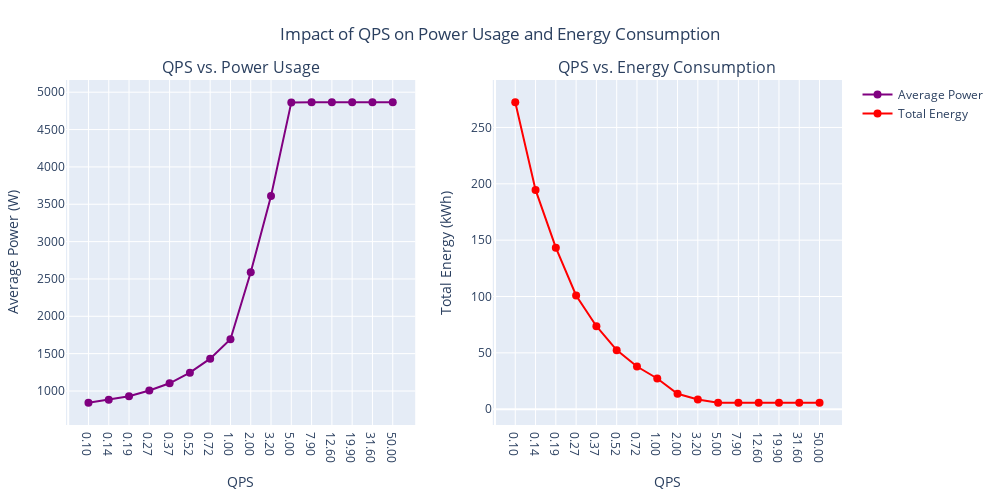

Notebook code cell kept with this figure:
### Code cell
# Load the CSV
file_path = "/Users/mirayozcan/Desktop/vidur_copy/vidur/simulator_output/exp4-qps-power-energy/experiment_results_summary.csv"
df = pd.read_csv(file_path)

# Sort by QPS
df = df.sort_values(by="qps")

# Create an artificial x-axis index (1, 2, 3, ...), preserving order
df["qps_index"] = range(1, len(df) + 1)

# Define tick labels: show actual QPS values at these index positions
qps_labels = [f"{x:.2f}" for x in df["qps"]]

# Create interactive figure with 2 subplots
fig = make_subplots(
    rows=1, cols=2,
    subplot_titles=[
        "QPS vs. Power Usage",
        "QPS vs. Energy Consumption"
    ]
)

###############################################################################
# (A) QPS vs. Power Usage (Evenly Spaced QPS)
###############################################################################
hover_text_a = [
    f"Num Requests: {nr}<br>"
    f"QPS: {qps}<br>"
    f"Avg Power: {power:.2f} W<br>"
    f"Total Energy: {energy:.3f} kWh<br>"
    f"Execution Time: {time:.2f} s"
    for nr, qps, power, energy, time in zip(
        df["num_requests"], df["qps"], df["average_power_watts"],
        df["total_energy_kwh"], df["execution_time_s"]
    )
]

fig.add_trace(
    go.Scatter(
        x=df["qps_index"],
        y=df["average_power_watts"],
        mode="lines+markers",
        name="Average Power",
        marker=dict(size=8, color="purple"),
        line=dict(color="purple"),
        hoverinfo="text",
        hovertext=hover_text_a
    ),
    row=1, col=1
)

###############################################################################
# (B) QPS vs. Energy Consumption (Evenly Spaced QPS)
###############################################################################
hover_text_b = [
    f"Num Requests: {nr}<br>"
    f"QPS: {qps}<br>"
    f"Avg Power: {power:.2f} W<br>"
    f"Total Energy: {energy:.3f} kWh<br>"
    f"Execution Time: {time:.2f} s"
    for nr, qps, power, energy, time in zip(
        df["num_requests"], df["qps"], df["average_power_watts"],
        df["total_energy_kwh"], df["execution_time_s"]
    )
]

fig.add_trace(
    go.Scatter(
        x=df["qps_index"],
        y=df["total_energy_kwh"],
        mode="lines+markers",
        name="Total Energy",
        marker=dict(size=8, color="red"),
        line=dict(color="red"),
        hoverinfo="text",
        hovertext=hover_text_b
    ),
    row=1, col=2
)

###############################################################################
# Apply evenly spaced QPS values but label with actual QPS
###############################################################################
for i in range(1, 3):
    fig.update_xaxes(
        tickvals=df["qps_index"],
        ticktext=qps_labels,
        title_text="QPS",
        row=1, col=i
    )

###############################################################################
# Y-axis labels
###############################################################################
fig.update_yaxes(title_text="Average Power (W)", row=1, col=1)
fig.update_yaxes(title_text="Total Energy (kWh)", row=1, col=2)

###############################################################################
# Layout and styling
###############################################################################
fig.update_layout(
    title_text="Impact of QPS on Power Usage and Energy Consumption",
    title_x=0.5,
    width=1000, height=500,
    hovermode="x unified",
    margin=dict(l=50, r=50, t=80, b=50)
)

# Show interactive plot
fig.show()

### Figure 1 — Plotly figure (JSON) as saved in the notebook; plotly's stock layout.template omitted (floating-point values rounded to 4 significant figures)
{"data": [{"hoverinfo": "text", "hovertext": ["Num Requests: 16384<br>QPS: 0.1<br>Avg Power: 842.58 W<br>Total Energy: 272.389 kWh<br>Execution Time: 155799.24 s", "Num Requests: 16384<br>QPS: 0.14<br>Avg Power: 881.47 W<br>Total Energy: 194.564 kWh<br>Execution Time: 111285.46 s", "Num Requests: 16384<br>QPS: 0.19<br>Avg Power: 929.92 W<br>Total Energy: 143.363 kWh<br>Execution Time: 82000.08 s", "Num Requests: 16384<br>QPS: 0.27<br>Avg Power: 1007.07 W<br>Total Energy: 100.886 kWh<br>Execution Time: 57704.06 s", "Num Requests: 16384<br>QPS: 0.37<br>Avg Power: 1102.89 W<br>Total Energy: 73.620 kWh<br>Execution Time: 42108.64 s", "Num Requests: 16384<br>QPS: 0.52<br>Avg Power: 1245.39 W<br>Total Energy: 52.384 kWh<br>Execution Time: 29962.20 s", "Num Requests: 16384<br>QPS: 0.72<br>Avg Power: 1433.27 W<br>Total Energy: 37.833 kWh<br>Execution Time: 21639.65 s", "Num Requests: 16384<br>QPS: 1.0<br>Avg Power: 1692.54 W<br>Total Energy: 27.240 kWh<br>Execution Time: 15580.83 s", "Num Requests: 16384<br>QPS: 2.0<br>Avg Power: 2588.39 W<br>Total Energy: 13.621 kWh<br>Execution Time: 7790.94 s", "Num Requests: 16384<br>QPS: 3.2<br>Avg Power: 3611.07 W<br>Total Energy: 8.515 kWh<br>Execution Time: 4870.20 s", "Num Requests: 16384<br>QPS: 5.0<br>Avg Power: 4863.64 W<br>Total Energy: 5.708 kWh<br>Execution Time: 3264.65 s", "Num Requests: 16384<br>QPS: 7.9<br>Avg Power: 4865.48 W<br>Total Energy: 5.705 kWh<br>Execution Time: 3263.08 s", "Num Requests: 16384<br>QPS: 12.6<br>Avg Power: 4865.48 W<br>Total Energy: 5.705 kWh<br>Execution Time: 3263.03 s", "Num Requests: 16384<br>QPS: 19.9<br>Avg Power: 4865.48 W<br>Total Energy: 5.705 kWh<br>Execution Time: 3263.00 s", "Num Requests: 16384<br>QPS: 31.6<br>Avg Power: 4865.48 W<br>Total Energy: 5.705 kWh<br>Execution Time: 3262.98 s", "Num Requests: 16384<br>QPS: 50.0<br>Avg Power: 4865.48 W<br>Total Energy: 5.705 kWh<br>Execution Time: 3262.97 s"], "line": {"color": "purple"}, "marker": {"color": "purple", "size": 8}, "mode": "lines+markers", "name": "Average Power", "type": "scatter", "x": [1, 2, 3, 4, 5, 6, 7, 8, 9, 10, 11, 12, 13, 14, 15, 16], "xaxis": "x", "y": [842.6, 881.5, 929.9, 1007.0, 1103.0, 1245.0, 1433.0, 1693.0, 2588.0, 3611.0, 4864.0, 4865.0, 4865.0, 4865.0, 4865.0, 4865.0], "yaxis": "y"}, {"hoverinfo": "text", "hovertext": ["Num Requests: 16384<br>QPS: 0.1<br>Avg Power: 842.58 W<br>Total Energy: 272.389 kWh<br>Execution Time: 155799.24 s", "Num Requests: 16384<br>QPS: 0.14<br>Avg Power: 881.47 W<br>Total Energy: 194.564 kWh<br>Execution Time: 111285.46 s", "Num Requests: 16384<br>QPS: 0.19<br>Avg Power: 929.92 W<br>Total Energy: 143.363 kWh<br>Execution Time: 82000.08 s", "Num Requests: 16384<br>QPS: 0.27<br>Avg Power: 1007.07 W<br>Total Energy: 100.886 kWh<br>Execution Time: 57704.06 s", "Num Requests: 16384<br>QPS: 0.37<br>Avg Power: 1102.89 W<br>Total Energy: 73.620 kWh<br>Execution Time: 42108.64 s", "Num Requests: 16384<br>QPS: 0.52<br>Avg Power: 1245.39 W<br>Total Energy: 52.384 kWh<br>Execution Time: 29962.20 s", "Num Requests: 16384<br>QPS: 0.72<br>Avg Power: 1433.27 W<br>Total Energy: 37.833 kWh<br>Execution Time: 21639.65 s", "Num Requests: 16384<br>QPS: 1.0<br>Avg Power: 1692.54 W<br>Total Energy: 27.240 kWh<br>Execution Time: 15580.83 s", "Num Requests: 16384<br>QPS: 2.0<br>Avg Power: 2588.39 W<br>Total Energy: 13.621 kWh<br>Execution Time: 7790.94 s", "Num Requests: 16384<br>QPS: 3.2<br>Avg Power: 3611.07 W<br>Total Energy: 8.515 kWh<br>Execution Time: 4870.20 s", "Num Requests: 16384<br>QPS: 5.0<br>Avg Power: 4863.64 W<br>Total Energy: 5.708 kWh<br>Execution Time: 3264.65 s", "Num Requests: 16384<br>QPS: 7.9<br>Avg Power: 4865.48 W<br>Total Energy: 5.705 kWh<br>Execution Time: 3263.08 s", "Num Requests: 16384<br>QPS: 12.6<br>Avg Power: 4865.48 W<br>Total Energy: 5.705 kWh<br>Execution Time: 3263.03 s", "Num Requests: 16384<br>QPS: 19.9<br>Avg Power: 4865.48 W<br>Total Energy: 5.705 kWh<br>Execution Time: 3263.00 s", "Num Requests: 16384<br>QPS: 31.6<br>Avg Power: 4865.48 W<br>Total Energy: 5.705 kWh<br>Execution Time: 3262.98 s", "Num Requests: 16384<br>QPS: 50.0<br>Avg Power: 4865.48 W<br>Total Energy: 5.705 kWh<br>Execution Time: 3262.97 s"], "line": {"color": "red"}, "marker": {"color": "red", "size": 8}, "mode": "lines+markers", "name": "Total Energy", "type": "scatter", "x": [1, 2, 3, 4, 5, 6, 7, 8, 9, 10, 11, 12, 13, 14, 15, 16], "xaxis": "x2", "y": [272.4, 194.6, 143.4, 100.9, 73.62, 52.38, 37.83, 27.24, 13.62, 8.515, 5.708, 5.705, 5.705, 5.705, 5.705, 5.705], "yaxis": "y2"}], "layout": {"annotations": [{"font": {"size": 16}, "showarrow": false, "text": "QPS vs. Power Usage", "x": 0.225, "xanchor": "center", "xref": "paper", "y": 1, "yanchor": "bottom", "yref": "paper"}, {"font": {"size": 16}, "showarrow": false, "text": "QPS vs. Energy Consumption", "x": 0.775, "xanchor": "center", "xref": "paper", "y": 1, "yanchor": "bottom", "yref": "paper"}], "height": 500, "hovermode": "x unified", "margin": {"b": 50, "l": 50, "r": 50, "t": 80}, "title": {"text": "Impact of QPS on Power Usage and Energy Consumption", "x": 0.5}, "width": 1000, "xaxis": {"anchor": "y", "domain": [0, 0.45], "ticktext": ["0.10", "0.14", "0.19", "0.27", "0.37", "0.52", "0.72", "1.00", "2.00", "3.20", "5.00", "7.90", "12.60", "19.90", "31.60", "50.00"], "tickvals": [1, 2, 3, 4, 5, 6, 7, 8, 9, 10, 11, 12, 13, 14, 15, 16], "title": {"text": "QPS"}}, "xaxis2": {"anchor": "y2", "domain": [0.55, 1], "ticktext": ["0.10", "0.14", "0.19", "0.27", "0.37", "0.52", "0.72", "1.00", "2.00", "3.20", "5.00", "7.90", "12.60", "19.90", "31.60", "50.00"], "tickvals": [1, 2, 3, 4, 5, 6, 7, 8, 9, 10, 11, 12, 13, 14, 15, 16], "title": {"text": "QPS"}}, "yaxis": {"anchor": "x", "domain": [0, 1], "title": {"text": "Average Power (W)"}}, "yaxis2": {"anchor": "x2", "domain": [0, 1], "title": {"text": "Total Energy (kWh)"}}}}
